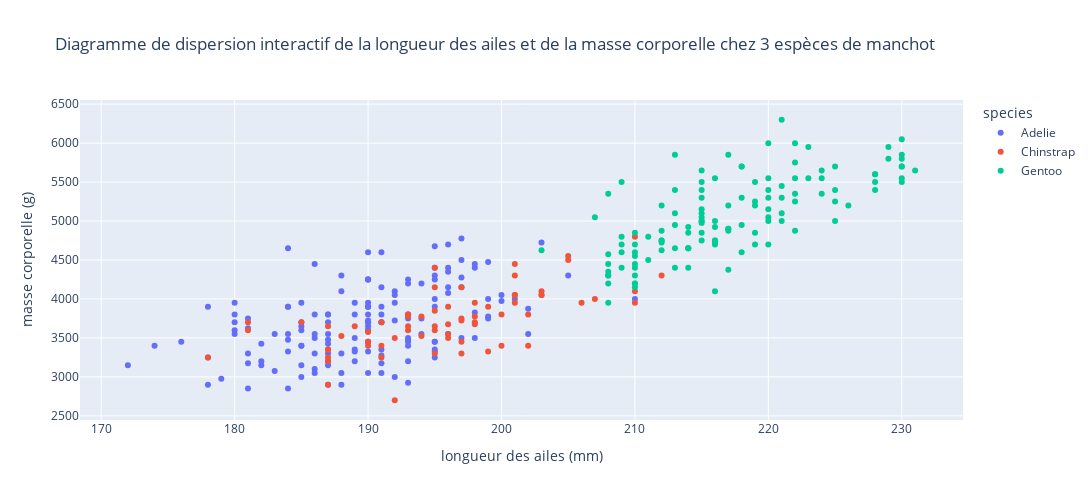

The notebook cell this image was saved under:
### Markdown cell above
Utiliser la fonction `scatter` de plotly (importé au début sous le nom `px` qui est la convention habituelle). Elle prend en paramètre principal la DataFrame, pour les paramètres `x`, `y` et `color` la même chose que seaborn. On peut rajouter des informations visibles au survol via le paramètres `hover_data`, et le paramètre `label` prend dictionnaire (clé = attribut, valeur = nom à afficher).

### Code cell
fig = px.scatter(penguins, x ="flipper_length_mm", y ="body_mass_g", color="species", title="Diagramme de dispersion interactif de la longueur des ailes et de la masse corporelle chez 3 espèces de manchot",
                labels = {"flipper_length_mm" : "longueur des ailes (mm)", "body_mass_g":"masse corporelle (g)", "bill_length_mm" : "longueur du bec (mm)"}, width=1100, height = 500, hover_name = "species", hover_data =["sex","bill_length_mm", "island"])
fig.show()

### Figure 1 — Plotly figure (JSON) as saved in the notebook; plotly's stock layout.template omitted (floating-point values rounded to 4 significant figures; data arrays with more than 128 entries replaced by an {"elided": "..."} marker saying what was removed)
{"data": [{"customdata": {"elided": "152x3 mixed values"}, "hovertemplate": "<b>%{hovertext}</b><br><br>species=Adelie<br>longueur des ailes (mm)=%{x}<br>masse corporelle (g)=%{y}<br>sex=%{customdata[0]}<br>longueur du bec (mm)=%{customdata[1]}<br>island=%{customdata[2]}<extra></extra>", "hovertext": {"elided": "152 str values"}, "legendgroup": "Adelie", "marker": {"color": "#636efa", "symbol": "circle"}, "mode": "markers", "name": "Adelie", "orientation": "v", "showlegend": true, "type": "scatter", "x": {"elided": "152 float values"}, "xaxis": "x", "y": {"elided": "152 float values"}, "yaxis": "y"}, {"customdata": {"elided": "68x3 mixed values"}, "hovertemplate": "<b>%{hovertext}</b><br><br>species=Chinstrap<br>longueur des ailes (mm)=%{x}<br>masse corporelle (g)=%{y}<br>sex=%{customdata[0]}<br>longueur du bec (mm)=%{customdata[1]}<br>island=%{customdata[2]}<extra></extra>", "hovertext": ["Chinstrap", "Chinstrap", "Chinstrap", "Chinstrap", "Chinstrap", "Chinstrap", "Chinstrap", "Chinstrap", "Chinstrap", "Chinstrap", "Chinstrap", "Chinstrap", "Chinstrap", "Chinstrap", "Chinstrap", "Chinstrap", "Chinstrap", "Chinstrap", "Chinstrap", "Chinstrap", "Chinstrap", "Chinstrap", "Chinstrap", "Chinstrap", "Chinstrap", "Chinstrap", "Chinstrap", "Chinstrap", "Chinstrap", "Chinstrap", "Chinstrap", "Chinstrap", "Chinstrap", "Chinstrap", "Chinstrap", "Chinstrap", "Chinstrap", "Chinstrap", "Chinstrap", "Chinstrap", "Chinstrap", "Chinstrap", "Chinstrap", "Chinstrap", "Chinstrap", "Chinstrap", "Chinstrap", "Chinstrap", "Chinstrap", "Chinstrap", "Chinstrap", "Chinstrap", "Chinstrap", "Chinstrap", "Chinstrap", "Chinstrap", "Chinstrap", "Chinstrap", "Chinstrap", "Chinstrap", "Chinstrap", "Chinstrap", "Chinstrap", "Chinstrap", "Chinstrap", "Chinstrap", "Chinstrap", "Chinstrap"], "legendgroup": "Chinstrap", "marker": {"color": "#EF553B", "symbol": "circle"}, "mode": "markers", "name": "Chinstrap", "orientation": "v", "showlegend": true, "type": "scatter", "x": [192.0, 196.0, 193.0, 188.0, 197.0, 198.0, 178.0, 197.0, 195.0, 198.0, 193.0, 194.0, 185.0, 201.0, 190.0, 201.0, 197.0, 181.0, 190.0, 195.0, 181.0, 191.0, 187.0, 193.0, 195.0, 197.0, 200.0, 200.0, 191.0, 205.0, 187.0, 201.0, 187.0, 203.0, 195.0, 199.0, 195.0, 210.0, 192.0, 205.0, 210.0, 187.0, 196.0, 196.0, 196.0, 201.0, 190.0, 212.0, 187.0, 198.0, 199.0, 201.0, 193.0, 203.0, 187.0, 197.0, 191.0, 203.0, 202.0, 194.0, 206.0, 189.0, 195.0, 207.0, 202.0, 193.0, 210.0, 198.0], "xaxis": "x", "y": [3500.0, 3900.0, 3650.0, 3525.0, 3725.0, 3950.0, 3250.0, 3750.0, 4150.0, 3700.0, 3800.0, 3775.0, 3700.0, 4050.0, 3575.0, 4050.0, 3300.0, 3700.0, 3450.0, 4400.0, 3600.0, 3400.0, 2900.0, 3800.0, 3300.0, 4150.0, 3400.0, 3800.0, 3700.0, 4550.0, 3200.0, 4300.0, 3350.0, 4100.0, 3600.0, 3900.0, 3850.0, 4800.0, 2700.0, 4500.0, 3950.0, 3650.0, 3550.0, 3500.0, 3675.0, 4450.0, 3400.0, 4300.0, 3250.0, 3675.0, 3325.0, 3950.0, 3600.0, 4050.0, 3350.0, 3450.0, 3250.0, 4050.0, 3800.0, 3525.0, 3950.0, 3650.0, 3650.0, 4000.0, 3400.0, 3775.0, 4100.0, 3775.0], "yaxis": "y"}, {"customdata": {"elided": "124x3 mixed values"}, "hovertemplate": "<b>%{hovertext}</b><br><br>species=Gentoo<br>longueur des ailes (mm)=%{x}<br>masse corporelle (g)=%{y}<br>sex=%{customdata[0]}<br>longueur du bec (mm)=%{customdata[1]}<br>island=%{customdata[2]}<extra></extra>", "hovertext": ["Gentoo", "Gentoo", "Gentoo", "Gentoo", "Gentoo", "Gentoo", "Gentoo", "Gentoo", "Gentoo", "Gentoo", "Gentoo", "Gentoo", "Gentoo", "Gentoo", "Gentoo", "Gentoo", "Gentoo", "Gentoo", "Gentoo", "Gentoo", "Gentoo", "Gentoo", "Gentoo", "Gentoo", "Gentoo", "Gentoo", "Gentoo", "Gentoo", "Gentoo", "Gentoo", "Gentoo", "Gentoo", "Gentoo", "Gentoo", "Gentoo", "Gentoo", "Gentoo", "Gentoo", "Gentoo", "Gentoo", "Gentoo", "Gentoo", "Gentoo", "Gentoo", "Gentoo", "Gentoo", "Gentoo", "Gentoo", "Gentoo", "Gentoo", "Gentoo", "Gentoo", "Gentoo", "Gentoo", "Gentoo", "Gentoo", "Gentoo", "Gentoo", "Gentoo", "Gentoo", "Gentoo", "Gentoo", "Gentoo", "Gentoo", "Gentoo", "Gentoo", "Gentoo", "Gentoo", "Gentoo", "Gentoo", "Gentoo", "Gentoo", "Gentoo", "Gentoo", "Gentoo", "Gentoo", "Gentoo", "Gentoo", "Gentoo", "Gentoo", "Gentoo", "Gentoo", "Gentoo", "Gentoo", "Gentoo", "Gentoo", "Gentoo", "Gentoo", "Gentoo", "Gentoo", "Gentoo", "Gentoo", "Gentoo", "Gentoo", "Gentoo", "Gentoo", "Gentoo", "Gentoo", "Gentoo", "Gentoo", "Gentoo", "Gentoo", "Gentoo", "Gentoo", "Gentoo", "Gentoo", "Gentoo", "Gentoo", "Gentoo", "Gentoo", "Gentoo", "Gentoo", "Gentoo", "Gentoo", "Gentoo", "Gentoo", "Gentoo", "Gentoo", "Gentoo", "Gentoo", "Gentoo", "Gentoo", "Gentoo", "Gentoo"], "legendgroup": "Gentoo", "marker": {"color": "#00cc96", "symbol": "circle"}, "mode": "markers", "name": "Gentoo", "orientation": "v", "showlegend": true, "type": "scatter", "x": [211.0, 230.0, 210.0, 218.0, 215.0, 210.0, 211.0, 219.0, 209.0, 215.0, 214.0, 216.0, 214.0, 213.0, 210.0, 217.0, 210.0, 221.0, 209.0, 222.0, 218.0, 215.0, 213.0, 215.0, 215.0, 215.0, 216.0, 215.0, 210.0, 220.0, 222.0, 209.0, 207.0, 230.0, 220.0, 220.0, 213.0, 219.0, 208.0, 208.0, 208.0, 225.0, 210.0, 216.0, 222.0, 217.0, 210.0, 225.0, 213.0, 215.0, 210.0, 220.0, 210.0, 225.0, 217.0, 220.0, 208.0, 220.0, 208.0, 224.0, 208.0, 221.0, 214.0, 231.0, 219.0, 230.0, 214.0, 229.0, 220.0, 223.0, 216.0, 221.0, 221.0, 217.0, 216.0, 230.0, 209.0, 220.0, 215.0, 223.0, 212.0, 221.0, 212.0, 224.0, 212.0, 228.0, 218.0, 218.0, 212.0, 230.0, 218.0, 228.0, 212.0, 224.0, 214.0, 226.0, 216.0, 222.0, 203.0, 225.0, 219.0, 228.0, 215.0, 228.0, 216.0, 215.0, 210.0, 219.0, 208.0, 209.0, 216.0, 229.0, 213.0, 230.0, 217.0, 230.0, 217.0, 222.0, 214.0, NaN, 215.0, 222.0, 212.0, 213.0], "xaxis": "x", "y": [4500.0, 5700.0, 4450.0, 5700.0, 5400.0, 4550.0, 4800.0, 5200.0, 4400.0, 5150.0, 4650.0, 5550.0, 4650.0, 5850.0, 4200.0, 5850.0, 4150.0, 6300.0, 4800.0, 5350.0, 5700.0, 5000.0, 4400.0, 5050.0, 5000.0, 5100.0, 4100.0, 5650.0, 4600.0, 5550.0, 5250.0, 4700.0, 5050.0, 6050.0, 5150.0, 5400.0, 4950.0, 5250.0, 4350.0, 5350.0, 3950.0, 5700.0, 4300.0, 4750.0, 5550.0, 4900.0, 4200.0, 5400.0, 5100.0, 5300.0, 4850.0, 5300.0, 4400.0, 5000.0, 4900.0, 5050.0, 4300.0, 5000.0, 4450.0, 5550.0, 4200.0, 5300.0, 4400.0, 5650.0, 4700.0, 5700.0, 4650.0, 5800.0, 4700.0, 5550.0, 4750.0, 5000.0, 5100.0, 5200.0, 4700.0, 5800.0, 4600.0, 6000.0, 4750.0, 5950.0, 4625.0, 5450.0, 4725.0, 5350.0, 4750.0, 5600.0, 4600.0, 5300.0, 4875.0, 5550.0, 4950.0, 5400.0, 4750.0, 5650.0, 4850.0, 5200.0, 4925.0, 4875.0, 4625.0, 5250.0, 4850.0, 5600.0, 4975.0, 5500.0, 4725.0, 5500.0, 4700.0, 5500.0, 4575.0, 5500.0, 5000.0, 5950.0, 4650.0, 5500.0, 4375.0, 5850.0, 4875.0, 6000.0, 4925.0, NaN, 4850.0, 5750.0, 5200.0, 5400.0], "yaxis": "y"}], "layout": {"height": 500, "legend": {"title": {"text": "species"}, "tracegroupgap": 0}, "title": {"text": "Diagramme de dispersion interactif de la longueur des ailes et de la masse corporelle chez 3 espèces de manchot"}, "width": 1100, "xaxis": {"anchor": "y", "domain": [0, 1], "title": {"text": "longueur des ailes (mm)"}}, "yaxis": {"anchor": "x", "domain": [0, 1], "title": {"text": "masse corporelle (g)"}}}}
